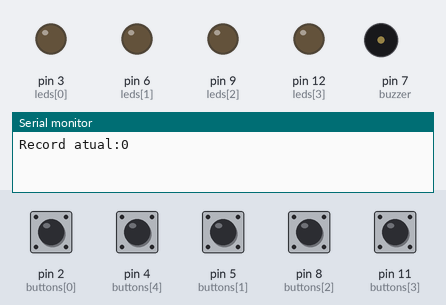
A sketch run on a simulated Arduino Uno, built with avr-gcc and run on an emulated ATmega328P. On the bench: output pins drawn as LEDs (lit = HIGH), buzzer (waves = sounding), the last lines printed to the serial monitor. Inputs (shaded band) come from the test bench; at power-on: pin 2 (buttons[0]), pin 4 (buttons[4]), pin 5 (buttons[1]), pin 8 (buttons[2]), pin 11 (buttons[3]) LOW. Random numbers use the default seed unless the sketch sets one; EEPROM starts erased.

Above: at 0.75 s.
1.3 s: pin 4 (buttons[4]) pulled HIGH for 0.15 s
At 1.55 s:
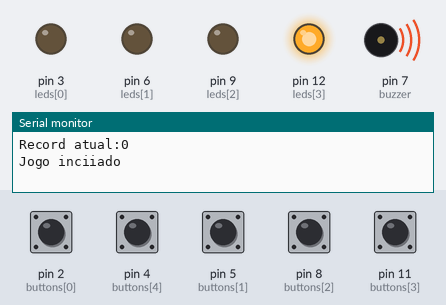
3.1 s: pin 2 (buttons[0]) pulled HIGH for 0.15 s
At 5.2 s:
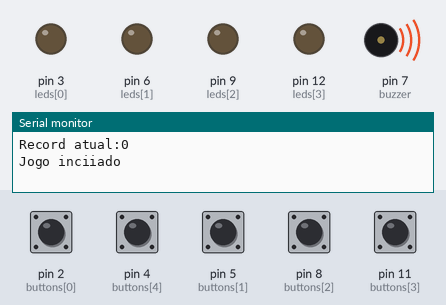
6.1 s: pin 4 (buttons[4]) pulled HIGH for 1 s
8.8 s: pin 8 (buttons[2]) pulled HIGH for 1 s
At 9.0 s:
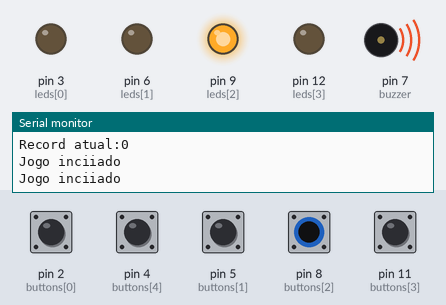
Timing chart, 0 to 15.8 s (numbered marks = the images above; inputs shaded):
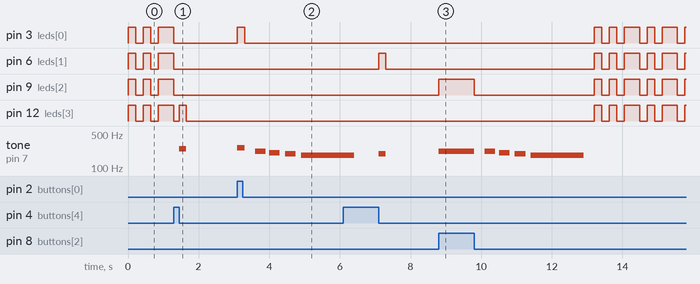

The sketch:

colorsMemoryNoDisplay.ino
```cpp
#include <EEPROM.h>
int leds[] = {3, 6, 9, 12};
int buttons[] = {2 , 5, 8, 11, 4};
int Tone[] = {262, 196, 220, 247};

int record;

int buzzer = 7;
bool wait = true;

String currentSequence = "";

byte Alto, Baixo;

void setup()
{
  for (int i = 0; i < 4; i++) {
    pinMode(leds[i], OUTPUT);
    pinMode(buttons[i], INPUT);
    Serial.begin(9600);
  }


  if (EEPROM.read(2) == 255) {
    EEPROM.write(0, 0);
    EEPROM.write(1, 0);
    EEPROM.write(2, 0);
  }

  record = EEPROM.read(0) * 256 + EEPROM.read(1);
  Serial.print("Record atual:");
  Serial.println(record);
} // void setup()

void loop() {
  wait = waitLoop(wait);
  if (wait) {
    return;
  }//if

  currentSequence = addNumber(currentSequence);

  showSequence();

  wait = playerAttempt();

  delay(500);
} // void loop()

void lightUp(int color, bool press) {

  digitalWrite(leds[color], HIGH);
  tone(buzzer, Tone[color], 200);
  delay(200);

  digitalWrite(leds[color], LOW);
  if (!press) {
    delay(300);
  }// if
}

void showSequence() {
  int sequenceSize = currentSequence.length();
  for (int i = 0; i < sequenceSize; i++) {
    int currentColor = currentSequence[i];
    currentColor = currentColor - 48;
    lightUp(currentColor, false);
  }//for
}// void showSequence

int waitButton(bool isWaittingPlayer) {
  for (int i = 0; i < 5; i++) {
    if (digitalRead(buttons[i])) {
      while (digitalRead(buttons[i])) {
        if (!isWaittingPlayer) {
          // Liga a led e reproduz o som
          // caso seja a vez do jogador
          lightUp(i, true);
        }// if
        delay(1);
      }//while
      return i;
    } // if
  }// for
  return -1;
} // int waitButton

bool waitLoop(bool isWaittingPlayer) {
  if (!isWaittingPlayer) {
    return isWaittingPlayer;
  }// if

  char consoleInput = Serial.read();
  if (consoleInput == 'r'){
    record = 0;
    EEPROM.write(1, 0);
    EEPROM.write(2, 0);

    Serial.println("Record reiniciado!");
    }

  bool isLightOn = false;
  for (int count = 0; count < 1001; count++) {
    int buttonPressed = waitButton(true);

    if (count % 200 == 0) {
      isLightOn = !isLightOn;
    }//if

    if (buttonPressed == 4) {
      isWaittingPlayer = false;
      isLightOn = false;
      Serial.println("Jogo inciiado");
    }//if

    for (int led : leds) {
      digitalWrite(led, isLightOn ? HIGH : LOW);
    }//for

    if (!isWaittingPlayer) {
      break;
    }//if
    delay(1);
  }// for

  return isWaittingPlayer;
} //bool waitLoop()


void endMusic() {
  delay(300);
  tone(buzzer, 220, 300);

  delay(400);
  tone(buzzer, 208, 300);

  delay(450);
  tone(buzzer, 196, 300);

  delay(450);
  tone(buzzer, 185, 1500);
  delay(1000);

}// void endMusic

void breakRecord() {

  delay(300);
  tone(buzzer, 185, 180);

  delay(200);
  tone(buzzer, 233, 180);

  delay(200);
  tone(buzzer, 277, 180);

  delay(200);
  tone(buzzer, 740, 1500);

  delay(1000);

}// void breakRecord


bool playerAttempt() {
  String playerSequence = "";

  while (true) {
    int buttonPressed = waitButton(false);
    if (buttonPressed == 4) {
      currentSequence = "";
      return true;
    }//if

    if (buttonPressed == -1) {
      continue;
    }//if

    playerSequence = playerSequence + buttonPressed;

    // Serial.print("Sequencia do player: ");
    // Serial.println(playerSequence);

    int lastPressedIndex = playerSequence.length() - 1;

    if (playerSequence[lastPressedIndex] != currentSequence[lastPressedIndex]) {
      int sequenceSize = currentSequence.length() - 1;
      currentSequence = "";

      if (sequenceSize > record) {
        Alto = sequenceSize / 256;
        Baixo = sequenceSize;
        EEPROM.write(0, Alto);
        EEPROM.write(1, Baixo);
        Serial.println(EEPROM.read(0) * 256 + EEPROM.read(1));

        breakRecord();
        record = sequenceSize;
        return true;
      }// if
      endMusic();
      delay(300);
      return true;
    }//if

    if (playerSequence.length() == currentSequence.length()) {
      return false;
    }//if

  }//while
}// bool playerAttempt()


String addNumber(String currentList) {
  int New = rand() % 4;
  return currentList + New;
}// char addNumber
```

Measured:
- after the input at 1.3 s, tone on pin 7 (buzzer): silent → 247 Hz after 0.15 s, → silent 0.20 s later
- after the input at 3.1 s, pin 3 (leds[0]): LOW → HIGH at once, → LOW 0.20 s later; tone on pin 7 (buzzer): plays 262 Hz for 0.20 s, 220 Hz for 0.30 s, 208 Hz for 0.30 s, 196 Hz for 0.30 s, 185 Hz for 1.2 s, starting at once
- after the input at 8.8 s, pin 3 (leds[0]), pin 6 (leds[1]): LOW → HIGH after 4.4 s, then repeats every 1.1 s: LOW 0.21 s, HIGH 0.21 s, LOW 0.21 s, HIGH 0.43 s
